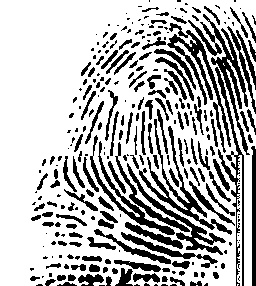
#> input picture categories/fingerprintTemp/temp.jpg, 256 x 286 px, found by its file name
$ python extractMinutiae1.py   (older library calls are emulated)
#> lines starting #> are read from the running program, lines starting #| are printed output that depends on the picture; after the words box and inside, x2 and y2 are one past the last pixel; in counts of white or black regions, pixels touching at a corner belong together
### categories/python/enhanced.py
# -*- coding: utf-8 -*-
"""
Created on Sun Mar 29 21:45:22 2020

@author: Admin
"""


import cv2
import numpy as np
from scipy import ndimage
from scipy import signal
import math
import scipy.ndimage


def frequest(im,orientim,windsze,minWaveLength,maxWaveLength):
    rows,cols = np.shape(im)

    # Find mean orientation within the block. This is done by averaging the
    # sines and cosines of the doubled angles before reconstructing the
    # angle again.  This avoids wraparound problems at the origin.

    cosorient = np.mean(np.cos(2*orientim))
    sinorient = np.mean(np.sin(2*orientim))
    orient = math.atan2(sinorient,cosorient)/2

    # Rotate the image block so that the ridges are vertical

    rotim = scipy.ndimage.rotate(im,orient/np.pi*180 + 90,axes=(1,0),reshape = False,order = 3,mode = 'nearest')

    # Now crop the image so that the rotated image does not contain any
    # invalid regions.  This prevents the projection down the columns
    # from being mucked up.

    cropsze = int(np.fix(rows/np.sqrt(2)))
    offset = int(np.fix((rows-cropsze)/2))
    rotim = rotim[offset:offset+cropsze][:,offset:offset+cropsze]

    # Sum down the columns to get a projection of the grey values down
    # the ridges.

    proj = np.sum(rotim,axis = 0)
    dilation = scipy.ndimage.grey_dilation(proj, windsze,structure=np.ones(windsze))

    temp = np.abs(dilation - proj)

    peak_thresh = 2

    maxpts = (temp<peak_thresh) & (proj > np.mean(proj))
    maxind = np.where(maxpts)

    rows_maxind,cols_maxind = np.shape(maxind)

    # Determine the spatial frequency of the ridges by divinding the
    # distance between the 1st and last peaks by the (No of peaks-1). If no
    # peaks are detected, or the wavelength is outside the allowed bounds,
    # the frequency image is set to 0

    if(cols_maxind<2):
        freqim = np.zeros(im.shape)
    else:
        NoOfPeaks = cols_maxind
        waveLength = (maxind[0][cols_maxind-1] - maxind[0][0])/(NoOfPeaks - 1)
        if waveLength>=minWaveLength and waveLength<=maxWaveLength:
            freqim = 1/np.double(waveLength) * np.ones(im.shape)
        else:
            freqim = np.zeros(im.shape)

    return(freqim)

def normalise(img):
    normed = (img - np.mean(img))/(np.std(img))
    return(normed)

def ridge_segment(im, blksze, thresh):
    rows, cols = np.shape(im)

    # normalise to get zero mean and unit standard deviation
    im = normalise(im)

    new_rows =  np.int(blksze * np.ceil((np.float(rows))/(np.float(blksze))))
    new_cols =  np.int(blksze * np.ceil((np.float(cols))/(np.float(blksze))))

    padded_img = np.zeros((new_rows,new_cols))
    stddevim = np.zeros((new_rows,new_cols))

    padded_img[0:rows][:,0:cols] = im

    for i in range(0,new_rows,blksze):
        for j in range(0,new_cols,blksze):
            block = padded_img[i:i+blksze][:,j:j+blksze]

            stddevim[i:i+blksze][:,j:j+blksze] = np.std(block)*np.ones(block.shape)

    stddevim = stddevim[0:rows][:,0:cols]

    mask = stddevim > thresh

    mean_val = np.mean(im[mask])

    std_val = np.std(im[mask])

    normim = (im - mean_val)/(std_val)

    return(normim,mask)

def ridge_orient(im, gradientsigma, blocksigma, orientsmoothsigma):
    rows,cols = im.shape
    #Calculate image gradients.
    sze = np.fix(6*gradientsigma)
    if np.remainder(sze,2) == 0:
        sze = sze+1

    gauss = cv2.getGaussianKernel(np.int(sze),gradientsigma)
    f = gauss * gauss.T

    fy,fx = np.gradient(f)   #Gradient of Gaussian

    #Gx = ndimage.convolve(np.double(im),fx);
    #Gy = ndimage.convolve(np.double(im),fy);

    Gx = signal.convolve2d(im,fx,mode='same')
    Gy = signal.convolve2d(im,fy,mode='same')

    Gxx = np.power(Gx,2)
    Gyy = np.power(Gy,2)
    Gxy = Gx*Gy

    #Now smooth the covariance data to perform a weighted summation of the data.

    sze = np.fix(6*blocksigma)

    gauss = cv2.getGaussianKernel(np.int(sze),blocksigma)
    f = gauss * gauss.T

    Gxx = ndimage.convolve(Gxx,f)
    Gyy = ndimage.convolve(Gyy,f)
    Gxy = 2*ndimage.convolve(Gxy,f)

    # Analytic solution of principal direction
    denom = np.sqrt(np.power(Gxy,2) + np.power((Gxx - Gyy),2)) + np.finfo(float).eps

    sin2theta = Gxy/denom;           # Sine and cosine of doubled angles
    cos2theta = (Gxx-Gyy)/denom


    if orientsmoothsigma:
        sze = np.fix(6*orientsmoothsigma)
        if np.remainder(sze,2) == 0:
            sze = sze+1
        gauss = cv2.getGaussianKernel(np.int(sze),orientsmoothsigma)
        f = gauss * gauss.T
        cos2theta = ndimage.convolve(cos2theta,f) # Smoothed sine and cosine of
        sin2theta = ndimage.convolve(sin2theta,f) # doubled angles

    orientim = np.pi/2 + np.arctan2(sin2theta,cos2theta)/2
    return(orientim)

def ridge_freq(im, mask, orient, blksze, windsze,minWaveLength, maxWaveLength):
    rows,cols = im.shape
    freq = np.zeros((rows,cols))

    for r in range(0,rows-blksze,blksze):
        for c in range(0,cols-blksze,blksze):
            blkim = im[r:r+blksze][:,c:c+blksze]
            blkor = orient[r:r+blksze][:,c:c+blksze]

            freq[r:r+blksze][:,c:c+blksze] = frequest(blkim,blkor,windsze,minWaveLength,maxWaveLength)

    freq = freq*mask
    freq_1d = np.reshape(freq,(1,rows*cols))
    ind = np.where(freq_1d>0)

    ind = np.array(ind)
    ind = ind[1,:]

    non_zero_elems_in_freq = freq_1d[0][ind]

    meanfreq = np.mean(non_zero_elems_in_freq)
    #medianfreq = np.median(non_zero_elems_in_freq)       # does not work properly
    return(freq,meanfreq)

def ridge_filter(im, orient, freq, kx, ky):
    angleInc = 3
    im = np.double(im)
    rows,cols = im.shape
    newim = np.zeros((rows,cols))
    newim = newim + 255

    freq_1d = np.reshape(freq,(1,rows*cols))
    ind = np.where(freq_1d>0)

    ind = np.array(ind)
    ind = ind[1,:]

    # Round the array of frequencies to the nearest 0.01 to reduce the
    # number of distinct frequencies we have to deal with.

    non_zero_elems_in_freq = freq_1d[0][ind]
    non_zero_elems_in_freq = np.double(np.round((non_zero_elems_in_freq*100)))/100

    unfreq = np.unique(non_zero_elems_in_freq)

    # Generate filters corresponding to these distinct frequencies and
    # orientations in 'angleInc' increments.

    sigmax = 1/unfreq[0]*kx
    sigmay = 1/unfreq[0]*ky

    sze = np.int(np.round(3*np.max([sigmax,sigmay])))

    x,y = np.meshgrid(np.linspace(-sze,sze,(2*sze + 1)),np.linspace(-sze,sze,(2*sze + 1)))

    reffilter = np.exp(-(( (np.power(x,2))/(sigmax*sigmax) + (np.power(y,2))/(sigmay*sigmay)))) * np.cos(2*np.pi*unfreq[0]*x) # this is the original gabor filter

    filt_rows, filt_cols = reffilter.shape

    angleRange = np.int(180 / angleInc)

    gabor_filter = np.array(np.zeros((angleRange,filt_rows,filt_cols)))

    for o in range(0, angleRange):

        # Generate rotated versions of the filter.  Note orientation
        # image provides orientation *along* the ridges, hence +90
        # degrees, and imrotate requires angles +ve anticlockwise, hence
        # the minus sign.

        rot_filt = scipy.ndimage.rotate(reffilter,-(o*angleInc + 90),reshape = False)
        gabor_filter[o] = rot_filt

    # Find indices of matrix points greater than maxsze from the image
    # boundary

    maxsze = int(sze)

    temp = freq>0
    validr,validc = np.where(temp)

    temp1 = validr>maxsze
    temp2 = validr<rows - maxsze
    temp3 = validc>maxsze
    temp4 = validc<cols - maxsze

    final_temp = temp1 & temp2 & temp3 & temp4

    finalind = np.where(final_temp)

    # Convert orientation matrix values from radians to an index value
    # that corresponds to round(degrees/angleInc)

    maxorientindex = np.round(180/angleInc)
    orientindex = np.round(orient/np.pi*180/angleInc)

    #do the filtering
    for i in range(0,rows):
        for j in range(0,cols):
            if(orientindex[i][j] < 1):
                orientindex[i][j] = orientindex[i][j] + maxorientindex
            if(orientindex[i][j] > maxorientindex):
                orientindex[i][j] = orientindex[i][j] - maxorientindex
    finalind_rows,finalind_cols = np.shape(finalind)
    sze = int(sze)
    for k in range(0,finalind_cols):
        r = validr[finalind[0][k]]
        c = validc[finalind[0][k]]

        img_block = im[r-sze:r+sze + 1][:,c-sze:c+sze + 1]

        newim[r][c] = np.sum(img_block * gabor_filter[int(orientindex[r][c]) - 1])

    return(newim);

def image_enhance(img):
    blksze = 16
    thresh = 0.1
    normim,mask = ridge_segment(img,blksze,thresh)


    gradientsigma = 1
    blocksigma = 7
    orientsmoothsigma = 7
    orientim = ridge_orient(normim, gradientsigma, blocksigma, orientsmoothsigma)


    blksze = 38
    windsze = 5
    minWaveLength = 5
    maxWaveLength = 15
    freq,medfreq = ridge_freq(normim, mask, orientim, blksze, windsze, minWaveLength,maxWaveLength)


    freq = medfreq*mask
    kx = 0.65
    ky = 0.65
    newim = ridge_filter(normim, orientim, freq, kx, ky)

    return(newim, orientim, mask)

### categories/python/extractMinutiae1.py
# -*- coding: utf-8 -*-
"""
Created on Fri Apr 17 22:04:52 2020

@author: Admin
"""


# -*- coding: utf-8 -*-
"""
Spyder Editor

This is a temporary script file.
"""
import os
import cv2
import numpy as np
from skimage.morphology import skeletonize
import skimage
from enhanced import image_enhance, ridge_orient
import math

def faultMinutiae(minutiae, mask):
    (x, y) = minutiae[0:2]
    (x_mask, y_mask) = mask.shape

    score = 500
    score_temp = 0
    (x_temp, y_temp) = (x, y)

    while(x_temp >= 0):
        if(mask[x_temp][y]):
            score_temp += 1
            x_temp -= 1
        else:
            break
    if(score_temp < score):
        score = score_temp

    x_temp = x
    score_temp = 0
    while(x_temp < x_mask):
        if(mask[x_temp][y]):
            score_temp += 1
            x_temp += 1
        else:
            break
    if(score_temp < score):
        score = score_temp

    score_temp = 0
    while(y_temp >= 0):
        if(mask[x][y_temp]):
            score_temp += 1
            y_temp -= 1
        else:
            break
    if(score_temp < score):
        score = score_temp

    score_temp = 0
    y_temp = y
    while(y_temp < y_mask):
        if(mask[x][y_temp]):
            score_temp += 1
            y_temp += 1
        else:
            break
    if(score_temp < score):
        score = score_temp

    if(score < 20):
        return True
    else:
        return False

def extractMinutiae(img, orientim, mask):

    # extract minutiae
    rows, cols = img.shape
    minutiaeList = []
    for i in range(1, rows - 1):
        for j in range(1, cols - 1):
            if(img[i][j] == 1):
                listPoints = [img[i-1][j-1], img[i-1][j], img[i-1][j+1], img[i][j+1], img[i+1][j+1], img[i+1][j], img[i+1][j-1], img[i][j-1], img[i-1][j-1]]
                CN = 0
                for k in range(0, 8):
                    if(listPoints[k] != listPoints[k+1]):
                        CN = CN + 1
                CN = CN / 2
                if(CN == 1):
                    minutiaeList.append((i, j, orientim[i][j], 1))
                elif(CN == 3):
                    minutiaeList.append((i, j, orientim[i][j], 3))

    # remove false minutiae
    ####### time 1 ##################
    SpuriousMin = []
    numPoints = len(minutiaeList)


    # [5 lines of commented-out code are left out]

    for i in range(0, numPoints):
        if(faultMinutiae(minutiaeList[i], mask)):
            SpuriousMin.append(i)

    new = []
    SpuriousMin = np.unique(SpuriousMin)
    for i in range(0, numPoints):
        if(not i in SpuriousMin):
            new.append(minutiaeList[i])
    # [29 lines of commented-out code are left out]


    numPoints = len(new)
    SpuriousMin = []
    for i in range(0, numPoints - 1):
        for j in range(i + 1, numPoints):
            (X1, Y1) = new[i][0:2]
            (X2, Y2) = new[j][0:2]
            distance = np.sqrt((X2-X1)**2 + (Y2-Y1)**2)
            if(distance < 7):
                SpuriousMin.append(i)
                SpuriousMin.append(j)

    new1 = []
    SpuriousMin = np.unique(SpuriousMin)
    for i in range(0, numPoints):
        if(not i in SpuriousMin):
            new1.append(new[i])


   # [11 lines of commented-out code are left out]

    x_min = x_max = minutiaeList[0][0]
    y_min = y_max = minutiaeList[0][1]
    for i in range(1, numPoints):
        if(x_min > minutiaeList[i][0]):
            x_min = minutiaeList[i][0]
        if(x_max < minutiaeList[i][0]):
            x_max = minutiaeList[i][0]
        if(y_min > minutiaeList[i][1]):
            y_min = minutiaeList[i][1]
        if(y_max < minutiaeList[i][1]):
            y_max = minutiaeList[i][1]


    center = ((x_min + x_max)//2, (int)(y_min + y_max)//2, 0, 0)

    return (new1, center)

# [132 lines left out: functions matchingFingerprint, blockImage, detectCorePoint, not called in this run]

######### read fingerprint image ##########
path = r'fingerprintTemp\temp.jpg'
img = cv2.imread(path, 0)
#> img is the input picture: shape (286, 256); min 0, max 255, mean 183.7
#img = cv2.cvtColor(img, cv2.COLOR_BGR2GRAY)
###########################################
# ret, img = cv2.threshold(img, 127, 255, cv2.THRESH_BINARY)
#img = cv2.resize(src=img, dsize=None, fx=2, fy=1)

################################
# cv2.imshow('original image', img)


############## enhanced image #########################
rows, cols = np.shape(img)
#> rows = 286; cols = 256
aspect_ratio = np.double(rows)/np.double(cols)
#> aspect_ratio = 1.12
new_rows = 350
new_cols = new_rows/aspect_ratio
#> new_cols = 313.3
img = cv2.resize(img,(np.int(new_cols),np.int(new_rows)))
#> img: shape (350, 313)
img1, orientim, mask = image_enhance(img)
#> after the loop in ridge_segment, `for i in range(0,new_rows,blksze):`:
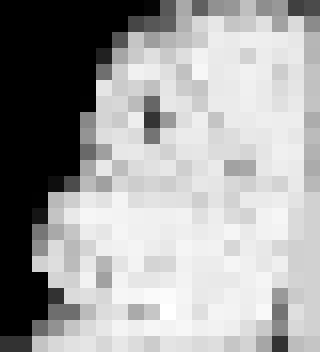
#> stddevim: shape (352, 320) float64; min 1.11e-16, max 1.14, mean 0.733; drawn with min black and max white
#> in ridge_segment, `mask = stddevim > thresh`:
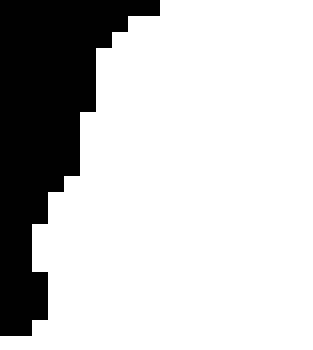
#> mask: shape (350, 313) bool; 77.6% white; 1 black region, box (x1, y1, x2, y2) and area: (0, 0, 160, 336) 24576
#> in ridge_segment, `mean_val = np.mean(im[mask])`: mean_val = -0.198
#> in ridge_segment, `std_val = np.std(im[mask])`: std_val = 1.06
#> in ridge_orient, `rows,cols = im.shape`: rows = 350; cols = 313
#> in ridge_freq, `rows,cols = im.shape`: rows = 350; cols = 313
#> the loop in ridge_freq, `for r in range(0,rows-blksze,blksze):` made 9 passes
#> after the loop in ridge_freq, `for r in range(0,rows-blksze,blksze):`:
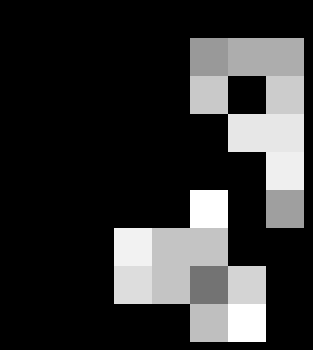
#> freq: shape (350, 313) float64; min 0, max 0.2, mean 0.0398; drawn with min black and max white
#> after the loop in ridge_filter, `for i in range(0,rows):`:
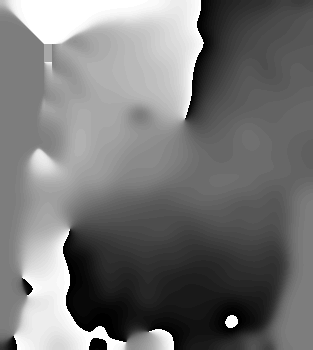
#> orientindex: shape (350, 313) float64; min 1, max 60, mean 28.1; drawn with min black and max white
#> after the loop in ridge_filter, `for k in range(0,finalind_cols):`:
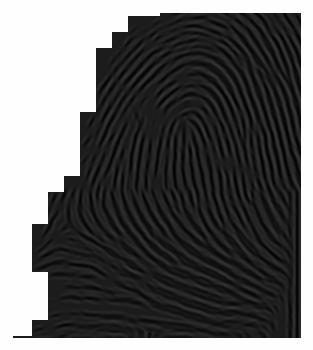
#> newim: shape (350, 313) float64; min -31.73, max 255, mean 79.7; drawn with min black and max white
img1 = 255*img1
#######################################################


####################################
# cv2.imshow('enhanced image', img1)


################## thining image ############################
ret, img2 = cv2.threshold(img1, 0, 255, cv2.THRESH_BINARY)
#> img2: shape (350, 313) float64; 67.9% white; 90 black regions (30 under 20 px), largest, box (x1, y1, x2, y2) and area: (77, 24, 293, 268) 5861, (139, 60, 293, 338) 4821, (58, 121, 275, 317) 2748
bin_thresh = (img2 == 0).astype(int)
skel = skeletonize(bin_thresh)
#> skel: shape (350, 313) bool; 7.5% white in thin lines or dots, all inside (x1, y1, x2, y2) = (33, 13, 301, 338)
#############################################################


or_im = ridge_orient(skel, 1, 7, 7)
#> call 2 of ridge_orient, with gradientsigma = 1, blocksigma = 7, orientsmoothsigma = 7
#> in ridge_orient (call 2), `Gy = signal.convolve2d(im,fy,mode='same')`:
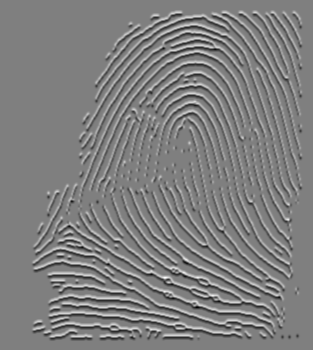
#> Gy: shape (350, 313) float64; min -0.262, max 0.262, mean -4.56e-19; drawn with min black and max white
#> in ridge_orient (call 2), `Gxx = np.power(Gx,2)`:
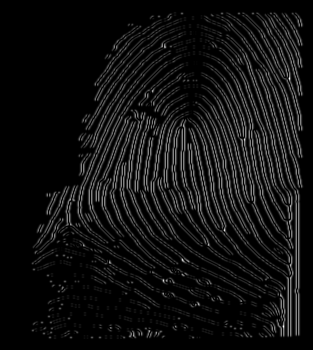
#> Gxx: shape (350, 313) float64; min 0, max 0.0575, mean 0.00394; drawn with min black and max white


############# extract minutiae and detect core point #########
minutiaeList, center = extractMinutiae(skel, or_im, mask)
# [10 lines of commented-out code are left out]


final_minutiae_list = []
final_minutiae_list.append(center)
length = len(minutiaeList)
for i in range(0, length):
    final_minutiae_list.append(minutiaeList[i])

#user_id = '000009'
with open('../fingerprintData/temp.txt', 'w') as db_f:
    #db_f.write(user_id)
    #db_f.write('\n')
    db_f.write(str(final_minutiae_list))
    db_f.write('\n')


# [72 lines of commented-out code are left out]
